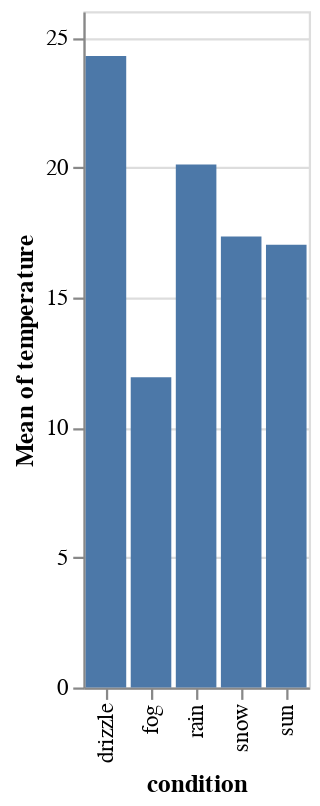

Here is the notebook cell this chart was saved with:
### Code cell
base = alt.Chart(df)
bar = base.mark_bar().encode(
    x=alt.X(field="condition", type="nominal", scale=alt.Scale(type="ordinal")),
    y=alt.Y(
        field="temperature",
        type="quantitative",
        aggregate="mean",
        scale=alt.Scale(type="linear", zero=True),
    ),
)
display_chart(bar)

### Figure 1 — Vega-Lite specification as saved in the notebook (floating-point values rounded to 4 significant figures)
{"config": {"view": {"continuousWidth": 400, "continuousHeight": 300}}, "data": {"name": "data-62648c40dc40a84dcc0ff734b69b013d"}, "mark": "bar", "encoding": {"x": {"field": "condition", "scale": {"type": "ordinal"}, "type": "nominal"}, "y": {"aggregate": "mean", "field": "temperature", "scale": {"type": "linear", "zero": true}, "type": "quantitative"}}, "$schema": "https://vega.github.io/schema/vega-lite/v4.17.0.json", "datasets": {"data-62648c40dc40a84dcc0ff734b69b013d": [{"temperature": 15.95, "wind": 44.06, "precipitation": 39.57, "condition": "sun"}, {"temperature": 35.8, "wind": 57.35, "precipitation": 51.1, "condition": "snow"}, {"temperature": 34.39, "wind": 96.36, "precipitation": 40.97, "condition": "drizzle"}, {"temperature": 7.205, "wind": 25.15, "precipitation": 85.49, "condition": "drizzle"}, {"temperature": 19.55, "wind": 57.88, "precipitation": 73.7, "condition": "sun"}, {"temperature": 40.96, "wind": 18.24, "precipitation": 12.34, "condition": "drizzle"}, {"temperature": 8.037, "wind": 34.86, "precipitation": 47.4, "condition": "drizzle"}, {"temperature": -0.9238, "wind": 38.28, "precipitation": 49.08, "condition": "snow"}, {"temperature": 5.432, "wind": 26.38, "precipitation": 11.85, "condition": "fog"}, {"temperature": -0.5233, "wind": 20.34, "precipitation": 17.6, "condition": "rain"}, {"temperature": -0.3212, "wind": 56.71, "precipitation": 27.9, "condition": "snow"}, {"temperature": -5.817, "wind": 7.922, "precipitation": 58.97, "condition": "sun"}, {"temperature": 29.35, "wind": 42.36, "precipitation": 52.3, "condition": "snow"}, {"temperature": -3.17, "wind": 25.42, "precipitation": 75.96, "condition": "sun"}, {"temperature": 29.76, "wind": 60.51, "precipitation": 27.63, "condition": "sun"}, {"temperature": -2.423, "wind": 71.82, "precipitation": 27.87, "condition": "rain"}, {"temperature": 27.72, "wind": 25.5, "precipitation": 56.95, "condition": "rain"}, {"temperature": 42.86, "wind": 64.08, "precipitation": 43.21, "condition": "drizzle"}, {"temperature": 17.67, "wind": 69.77, "precipitation": 4.879, "condition": "snow"}, {"temperature": 14.11, "wind": 57.18, "precipitation": 23.0, "condition": "sun"}, {"temperature": 13.74, "wind": 47.92, "precipitation": 14.36, "condition": "drizzle"}, {"temperature": 38.55, "wind": 71.4, "precipitation": 47.87, "condition": "rain"}, {"temperature": 35.42, "wind": 15.37, "precipitation": 10.14, "condition": "drizzle"}, {"temperature": 42.81, "wind": 19.29, "precipitation": 83.72, "condition": "sun"}, {"temperature": 5.542, "wind": 37.92, "precipitation": 1.806, "condition": "rain"}, {"temperature": 31.26, "wind": 25.61, "precipitation": 94.0, "condition": "snow"}, {"temperature": 12.65, "wind": 19.72, "precipitation": 4.277, "condition": "snow"}, {"temperature": 27.46, "wind": 18.46, "precipitation": 14.86, "condition": "snow"}, {"temperature": 39.17, "wind": 62.58, "precipitation": 61.91, "condition": "drizzle"}, {"temperature": 20.58, "wind": 6.979, "precipitation": 26.2, "condition": "fog"}, {"temperature": 43.44, "wind": 91.73, "precipitation": 49.93, "condition": "rain"}, {"temperature": 37.39, "wind": 37.35, "precipitation": 79.01, "condition": "rain"}, {"temperature": -0.974, "wind": 52.37, "precipitation": 30.45, "condition": "fog"}, {"temperature": 32.48, "wind": 88.07, "precipitation": 79.8, "condition": "drizzle"}, {"temperature": 35.07, "wind": 20.18, "precipitation": 68.33, "condition": "drizzle"}, {"temperature": 30.65, "wind": 70.21, "precipitation": 14.84, "condition": "fog"}, {"temperature": 17.57, "wind": 23.57, "precipitation": 33.43, "condition": "fog"}, {"temperature": 37.67, "wind": 25.75, "precipitation": 22.16, "condition": "fog"}, {"temperature": 5.014, "wind": 35.85, "precipitation": 50.43, "condition": "drizzle"}, {"temperature": 0.072, "wind": 2.304, "precipitation": 43.69, "condition": "snow"}, {"temperature": 5.955, "wind": 97.51, "precipitation": 18.94, "condition": "fog"}, {"temperature": 30.33, "wind": 11.12, "precipitation": 16.1, "condition": "rain"}, {"temperature": 14.46, "wind": 51.39, "precipitation": 51.52, "condition": "fog"}, {"temperature": 9.396, "wind": 14.41, "precipitation": 58.34, "condition": "drizzle"}, {"temperature": -7.883, "wind": 98.24, "precipitation": 51.41, "condition": "snow"}, {"temperature": 36.85, "wind": 17.44, "precipitation": 55.91, "condition": "drizzle"}, {"temperature": -9.583, "wind": 23.84, "precipitation": 61.61, "condition": "fog"}, {"temperature": -9.419, "wind": 53.25, "precipitation": 78.45, "condition": "sun"}, {"temperature": 4.572, "wind": 9.069, "precipitation": 42.45, "condition": "rain"}, {"temperature": 6.62, "wind": 35.88, "precipitation": 64.99, "condition": "rain"}, {"temperature": 20.63, "wind": 28.95, "precipitation": 14.3, "condition": "rain"}, {"temperature": -9.584, "wind": 83.65, "precipitation": 35.87, "condition": "snow"}, {"temperature": 11.02, "wind": 82.98, "precipitation": 67.52, "condition": "drizzle"}, {"temperature": 5.411, "wind": 21.06, "precipitation": 98.11, "condition": "fog"}, {"temperature": 2.807, "wind": 40.81, "precipitation": 17.11, "condition": "drizzle"}, {"temperature": 33.61, "wind": 68.87, "precipitation": 1.751, "condition": "drizzle"}, {"temperature": -3.731, "wind": 22.99, "precipitation": 20.45, "condition": "sun"}, {"temperature": 38.89, "wind": 4.451, "precipitation": 50.19, "condition": "snow"}, {"temperature": 30.68, "wind": 57.59, "precipitation": 3.882, "condition": "sun"}, {"temperature": 20.94, "wind": 86.16, "precipitation": 84.65, "condition": "sun"}, {"temperature": 37.96, "wind": 83.22, "precipitation": 78.1, "condition": "sun"}, {"temperature": 2.789, "wind": 5.605, "precipitation": 64.23, "condition": "rain"}, {"temperature": -7.363, "wind": 57.38, "precipitation": 18.5, "condition": "sun"}, {"temperature": 1.191, "wind": 46.53, "precipitation": 56.22, "condition": "rain"}, {"temperature": 5.601, "wind": 10.56, "precipitation": 10.01, "condition": "sun"}, {"temperature": 38.06, "wind": 40.56, "precipitation": 18.58, "condition": "rain"}, {"temperature": 10.0, "wind": 0.3814, "precipitation": 3.432, "condition": "snow"}, {"temperature": 35.52, "wind": 85.38, "precipitation": 72.28, "condition": "rain"}, {"temperature": 42.22, "wind": 21.9, "precipitation": 64.45, "condition": "snow"}, {"temperature": 42.63, "wind": 16.6, "precipitation": 85.32, "condition": "sun"}, {"temperature": 4.667, "wind": 13.91, "precipitation": 87.48, "condition": "drizzle"}, {"temperature": 16.15, "wind": 38.0, "precipitation": 47.26, "condition": "rain"}, {"temperature": 15.03, "wind": 86.43, "precipitation": 81.7, "condition": "rain"}, {"temperature": 35.19, "wind": 72.51, "precipitation": 22.44, "condition": "sun"}, {"temperature": 26.84, "wind": 83.91, "precipitation": 63.12, "condition": "drizzle"}, {"temperature": 34.88, "wind": 45.33, "precipitation": 0.9936, "condition": "rain"}, {"temperature": 41.38, "wind": 7.545, "precipitation": 54.7, "condition": "snow"}, {"temperature": 36.96, "wind": 49.47, "precipitation": 85.48, "condition": "snow"}, {"temperature": 14.59, "wind": 4.49, "precipitation": 10.31, "condition": "sun"}, {"temperature": 20.04, "wind": 66.33, "precipitation": 74.45, "condition": "sun"}, {"temperature": 25.47, "wind": 82.06, "precipitation": 61.2, "condition": "rain"}, {"temperature": 20.07, "wind": 46.45, "precipitation": 53.6, "condition": "snow"}, {"temperature": 5.685, "wind": 58.17, "precipitation": 31.24, "condition": "snow"}, {"temperature": 42.49, "wind": 71.08, "precipitation": 61.47, "condition": "rain"}, {"temperature": -7.079, "wind": 27.0, "precipitation": 19.79, "condition": "rain"}, {"temperature": -5.045, "wind": 88.94, "precipitation": 99.5, "condition": "fog"}, {"temperature": 25.45, "wind": 96.39, "precipitation": 69.85, "condition": "rain"}, {"temperature": 22.96, "wind": 88.49, "precipitation": 40.27, "condition": "snow"}, {"temperature": 27.51, "wind": 29.84, "precipitation": 27.85, "condition": "fog"}, {"temperature": -6.87, "wind": 54.9, "precipitation": 29.74, "condition": "snow"}, {"temperature": 41.67, "wind": 21.39, "precipitation": 23.45, "condition": "sun"}, {"temperature": 15.84, "wind": 14.55, "precipitation": 78.91, "condition": "sun"}, {"temperature": 13.79, "wind": 31.92, "precipitation": 65.39, "condition": "fog"}, {"temperature": -0.2479, "wind": 16.05, "precipitation": 26.22, "condition": "sun"}, {"temperature": 20.63, "wind": 15.35, "precipitation": 94.2, "condition": "rain"}, {"temperature": 17.22, "wind": 61.15, "precipitation": 27.79, "condition": "snow"}, {"temperature": 15.34, "wind": 52.16, "precipitation": 44.26, "condition": "drizzle"}, {"temperature": 43.29, "wind": 30.62, "precipitation": 90.71, "condition": "drizzle"}, {"temperature": 31.75, "wind": 54.0, "precipitation": 98.59, "condition": "drizzle"}, {"temperature": 3.548, "wind": 96.91, "precipitation": 50.0, "condition": "fog"}]}}
